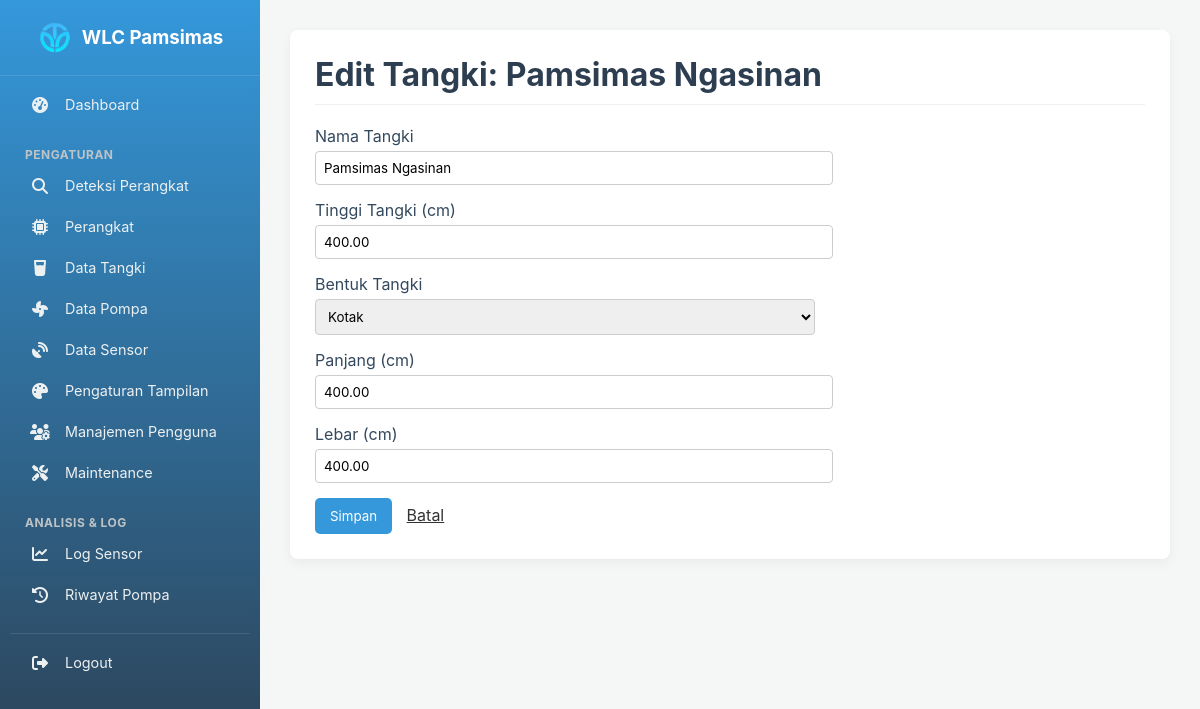
Screenshot of /public/settings/tanks/edit/1 (signed in) with the database file from the repository.
### tables this page shows
CREATE TABLE `tank_configurations` (
  `id` int(11) NOT NULL,
  `tank_name` varchar(100) NOT NULL DEFAULT 'Main Tank',
  `tank_shape` varchar(10) NOT NULL DEFAULT 'kotak',
  `rectangular_dim_id` int(11) DEFAULT NULL,
  `circular_dim_id` int(11) DEFAULT NULL,
  `height` decimal(10,2) NOT NULL DEFAULT 100.00 COMMENT 'Total tank height in cm'
);

CREATE TABLE `tank_rectangular_dimensions` (
  `id` int(11) NOT NULL,
  `length` decimal(10,2) NOT NULL,
  `width` decimal(10,2) NOT NULL
);

### app/Controllers/SettingController.php (called while the page is built, shortened)
<?php
class SettingController {
    public function editTank($id) {
        $tank = Tank::findById($id);
        $data = [
            'title' => 'Edit Tangki: ' . htmlspecialchars($tank['tank_name']),
            'tank' => $tank,
            'form_action' => base_url('/settings/tanks/edit/' . $id)
        ];
        view('settings/tank_form', $data);
    }
}

### public/index.php (called while the page is built, shortened)
<?php
require_once ROOT_PATH . '/core/Router.php';
require_once ROOT_PATH . '/core/helpers.php';
$router = new Router();
$requestUri = parse_url($_SERVER['REQUEST_URI'], PHP_URL_PATH);
$method = $_SERVER['REQUEST_METHOD'];
$scriptName = dirname($_SERVER['SCRIPT_NAME']);
$scriptName = str_replace('\\', '/', $scriptName);
if (strpos($requestUri, $scriptName) === 0 && $scriptName !== '/') {
    $requestUri = substr($requestUri, strlen($scriptName));
}
$cleanUri = $requestUri ?: '/';
$router->dispatch($cleanUri, $method);

### app/Models/Tank.php (called while the page is built, shortened)
<?php
class Tank {
    public static function findById(int $id) {
        $pdo = \Database::getInstance()->getConnection();
        $sql = "
            SELECT
                tc.id, tc.tank_name, tc.tank_shape, tc.height,
                tc.rectangular_dim_id, tc.circular_dim_id,
                trd.length, trd.width,
                tcd.diameter
            FROM tank_configurations tc
            LEFT JOIN tank_rectangular_dimensions trd ON tc.rectangular_dim_id = trd.id
            LEFT JOIN tank_circular_dimensions tcd ON tc.circular_dim_id = tcd.id
            WHERE tc.id = :id
        ";
        $stmt = $pdo->prepare($sql);
        $stmt->execute([':id' => $id]);
        return $stmt->fetch();
    }
}

### app/Views/settings/tank_form.php (the view, shortened to what this page needs)
<div class="card">
    <h1><?php echo $title ?? 'Form Tangki'; ?></h1>
    <form action="<?php echo $form_action; ?>" method="POST" style="max-width: 500px;">
        <div style="margin-bottom: 15px;">
            <label for="tank_name" style="display: block; margin-bottom: 5px;">Nama Tangki</label>
            <input type="text" id="tank_name" name="tank_name" value="<?php echo htmlspecialchars($tank['tank_name'] ?? ''); ?>" required style="width: 100%; padding: 8px; border: 1px solid #ccc; border-radius: 4px;">
        </div>
        <div style="margin-bottom: 15px;">
            <label for="height" style="display: block; margin-bottom: 5px;">Tinggi Tangki (cm)</label>
            <input type="number" step="0.01" id="height" name="height" value="<?php echo htmlspecialchars($tank['height'] ?? ''); ?>" required style="width: 100%; padding: 8px; border: 1px solid #ccc; border-radius: 4px;">
        </div>
        <div style="margin-bottom: 15px;">
            <label for="tank_shape" style="display: block; margin-bottom: 5px;">Bentuk Tangki</label>
            <select id="tank_shape" name="tank_shape" required style="width: 100%; padding: 8px; border: 1px solid #ccc; border-radius: 4px;">
                <option value="kotak" <?php echo (($tank['tank_shape'] ?? 'kotak') === 'kotak') ? 'selected' : ''; ?>>Kotak</option>
            </select>
        </div>
        <div id="dimensi_kotak" style="margin-bottom: 15px;">
            <div style="margin-bottom: 15px;">
                <label for="length" style="display: block; margin-bottom: 5px;">Panjang (cm)</label>
                <input type="number" step="0.01" id="length" name="length" value="<?php echo htmlspecialchars($tank['length'] ?? ''); ?>" style="width: 100%; padding: 8px; border: 1px solid #ccc; border-radius: 4px;">
            </div>
            <div style="margin-bottom: 15px;">
                <label for="width" style="display: block; margin-bottom: 5px;">Lebar (cm)</label>
                <input type="number" step="0.01" id="width" name="width" value="<?php echo htmlspecialchars($tank['width'] ?? ''); ?>" style="width: 100%; padding: 8px; border: 1px solid #ccc; border-radius: 4px;">
            </div>
        </div>
        <div>
            <button type="submit" style="background-color: #3498db; color: white; padding: 10px 15px; border: none; border-radius: 5px; cursor: pointer;">Simpan</button>
            <a href="<?= base_url('/settings/tanks') ?>" style="display: inline-block; margin-left: 10px; color: #333;">Batal</a>
        </div>
    </form>
</div>

### core/Router.php (shortened to what this page needs)
<?php
class Router {
    protected $routes = [
        'GET' => [],
        'POST' => []
    ];
    public function get($uri, $controllerAction) {
        $this->routes['GET'][$uri] = $controllerAction;
    }
    public function post($uri, $controllerAction) {
        $this->routes['POST'][$uri] = $controllerAction;
    }
    public function dispatch($uri, $method) {
        foreach ($this->routes[$method] as $route => $controllerAction) {
            if (strpos($route, '{') === false) {
                continue;
            }
            $pattern = preg_replace('/\{([a-zA-Z0-9_]+)\}/', '([^\/]+)', $route);
            $pattern = '#^' . $pattern . '$#';
            if (preg_match($pattern, $uri, $matches)) {
                array_shift($matches);
                $this->callAction(
                    ...explode('@', $controllerAction),
                    ...$matches
                );
                return;
            }
        }
    }
    protected function callAction($controller, $action, ...$params) {
        $controllerInstance = new $controllerClass();
        $controllerInstance->$action(...$params);
    }
}

### public/css/style.css (style rules this page uses)
:root { --primary-color: #3498db; --secondary-color: #2c3e50; --success-color: #27ae60; --light-gray: #ecf0f1; --medium-gray: #bdc3c7; --dark-gray: #7f8c8d; --background-color: #f4f7f6; --card-background: #ffffff; --text-color: #34495e; }
body { font-family: -apple-system, BlinkMacSystemFont, "Segoe UI", Roboto, "Helvetica Neue", Arial, sans-serif; margin: 0; background-color: var(--background-color); color: var(--text-color); }
input, button, select, textarea { font-family: inherit; }
.card { background-color: var(--card-background); border-radius: 8px; padding: 25px; box-shadow: 0 4px 12px rgba(0,0,0,0.05); }
h1, h2 { color: var(--secondary-color); border-bottom: 1px solid var(--light-gray); padding-bottom: 10px; margin-top: 0; }

### rows the page displays
tank_configurations: tank_name "Pamsimas Ngasinan", height "400.00", tank_shape "Kotak", length "400.00", width "400.00"
